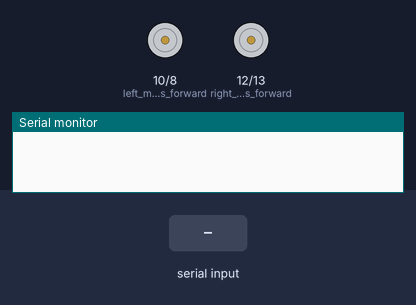
Simulated run of this sketch. Board: Arduino Uno, built with avr-gcc and run on an emulated ATmega328P. Shown: motor-driver pin pairs drawn as motors (green arrow = first pin HIGH = forward, orange = second pin HIGH = backward, longer = more drive), the last lines printed to the serial monitor. Inputs (shaded band) come from the test bench.

Above: at 1.2 s.
1.3 s: "1" received over Serial
At 2.2 s:
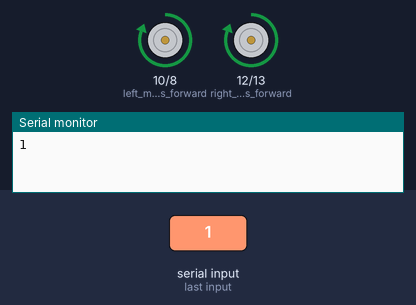
2.9 s: "2" received over Serial
At 3.4 s:
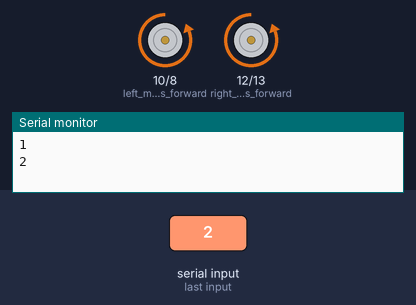
4.5 s: "3" received over Serial
At 5.7 s:
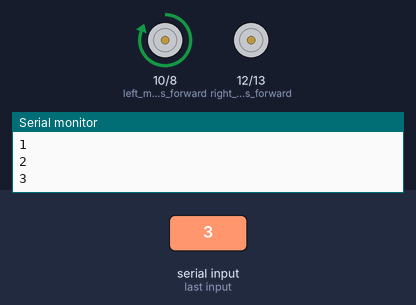
6.0 s: "4" received over Serial
At 7.0 s:
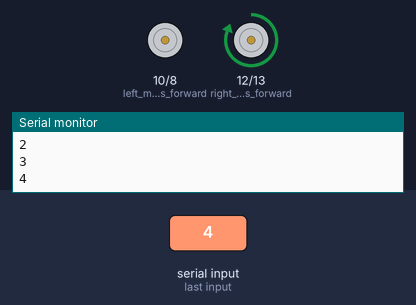
7.5 s: "5" received over Serial
At 8.1 s:
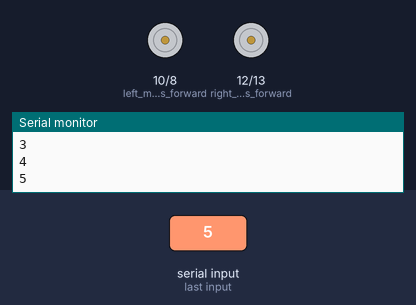
Timing chart, 0 to 10.0 s (numbered marks = the images above; inputs shaded):
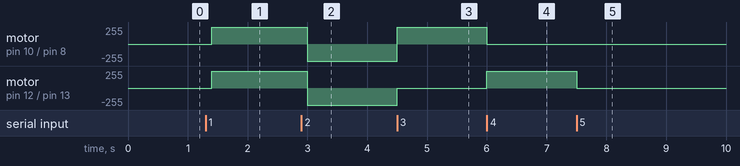

The sketch:

rotating_wheels.ino
```cpp
char t;

void setup() {
  pinMode(10, OUTPUT);  //left motors forward
  pinMode(8, OUTPUT);  //left motors reverse
  pinMode(12, OUTPUT);  //right motors forward
  pinMode(13, OUTPUT);  //right motors reverse

  Serial.begin(9600);

}

void loop() {
  if (Serial.available()) {
    t = Serial.read();
    Serial.println(t);
  }

  if (t == '1') {          //move forward(all motors rotate in forward direction)
    digitalWrite(10, HIGH);
    digitalWrite(8, LOW);
    digitalWrite(12, HIGH);
    digitalWrite(13, LOW);
  }

  else if (t == '2') {    //move reverse (all motors rotate in reverse direction)
    digitalWrite(10, LOW);
    digitalWrite(8,HIGH);
    digitalWrite(12, LOW);
    digitalWrite(13, HIGH);
  }

  else if (t == '3') {    //turn right (left side motors rotate in forward direction, right side motors doesn't rotate)
    digitalWrite(10, HIGH);
    digitalWrite(8, LOW);
    digitalWrite(12, LOW);
    digitalWrite(13, LOW);
  }

  else if (t == '4') {    //turn left (right side motors rotate in forward direction, left side motors doesn't rotate)
    digitalWrite(10, LOW);
    digitalWrite(8, LOW);
    digitalWrite(12, HIGH);
    digitalWrite(13, LOW);
  }

  else if (t == '5') {    //STOP (all motors stop)
    digitalWrite(10, LOW);
    digitalWrite(8, LOW);
    digitalWrite(12, LOW);
    digitalWrite(13, LOW);
  }
  delay(100);
}
```

Measured:
- after the input at 1.3 s, motor on pin 10 (left_motors_forward) / pin 8 (left_motors_reverse), motor on pin 12 (right_motors_forward) / pin 13 (right_motors_reverse): stopped → forward 255/255 after 0.10 s
- after the input at 2.9 s, motor on pin 10 (left_motors_forward) / pin 8 (left_motors_reverse), motor on pin 12 (right_motors_forward) / pin 13 (right_motors_reverse): forward 255/255 → backward 255/255 after 0.10 s
- after the input at 4.5 s, motor on pin 10 (left_motors_forward) / pin 8 (left_motors_reverse): backward 255/255 → forward 255/255 at once; motor on pin 12 (right_motors_forward) / pin 13 (right_motors_reverse): backward 255/255 → stopped at once
- after the input at 6.0 s, motor on pin 10 (left_motors_forward) / pin 8 (left_motors_reverse): forward 255/255 → stopped at once; motor on pin 12 (right_motors_forward) / pin 13 (right_motors_reverse): stopped → forward 255/255 at once
- after the input at 7.5 s, motor on pin 12 (right_motors_forward) / pin 13 (right_motors_reverse): forward 255/255 → stopped at once
